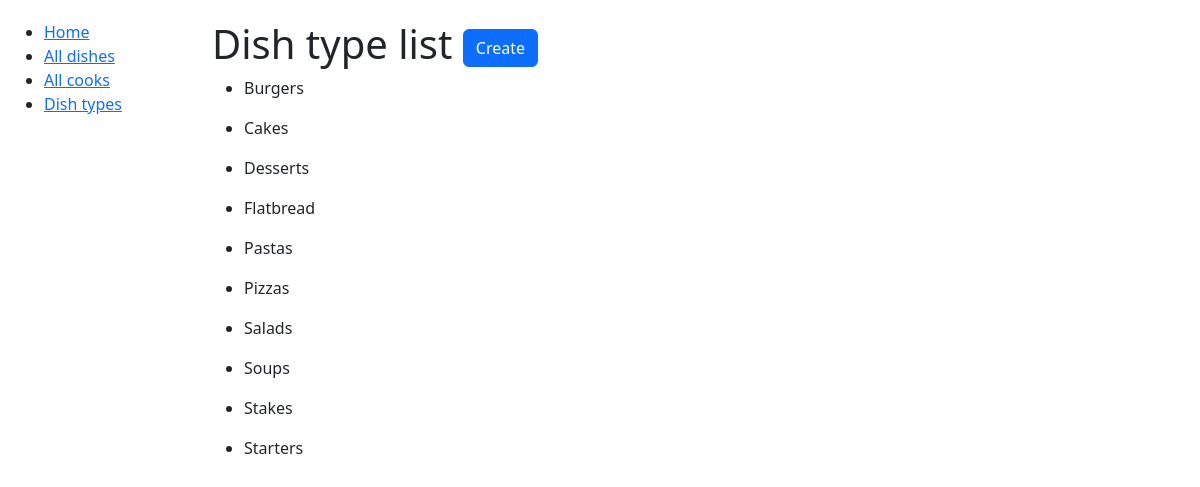
/dish-types/, run on the app's committed database.
### kitchen/models.py (models this page shows, shortened)
class DishType(models.Model):
    name = models.CharField(max_length=69, unique=True)
    class Meta:
        ordering = ["name"]

### kitchen/views.py (the view)
# urls.py: path("dish-types/", DishTypeListView.as_view(), name="dish-type-list"),
class DishTypeListView(generic.ListView):
    model = DishType
    context_object_name = "dish_type_list"
    template_name = "kitchen/dish_type_list.html"

### templates/kitchen/dish_type_list.html
{% extends "base.html" %}
{% block content %}
  <h1>
    Dish type list
    <a href="{% url 'kitchen:dish-type-create' %}" class="btn btn-primary link-to-page">
      Create
    </a>
  </h1>
  {% if dish_type_list %}
    {% for dish_type in dish_type_list %}
      <ul>
        <li>
          {{ dish_type.name }}
        </li>
      </ul>
    {% endfor %}
  {% else %}
    <p>There are no dish types yet</p>
  {% endif %}
{% endblock %}

### static/css/styles.css (style rules this page uses)
body { margin-top: 20px; }

### data on the page
DishType: name "Burgers"
DishType: name "Cakes"
DishType: name "Desserts"
DishType: name "Flatbread"
DishType: name "Pastas"
DishType: name "Pizzas"
DishType: name "Salads"
DishType: name "Soups"
DishType: name "Stakes"
DishType: name "Starters"
